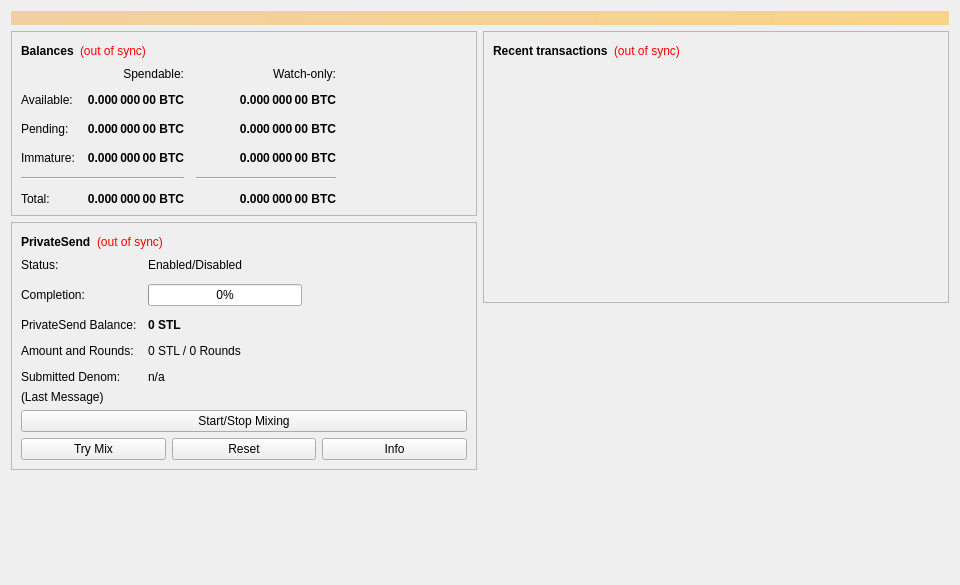
<?xml version="1.0" encoding="UTF-8"?>
<ui version="4.0">
 <class>OverviewPage</class>
 <widget class="QWidget" name="OverviewPage">
  <property name="geometry">
   <rect>
    <x>0</x>
    <y>0</y>
    <width>960</width>
    <height>585</height>
   </rect>
  </property>
  <property name="minimumSize">
   <size>
    <width>960</width>
    <height>0</height>
   </size>
  </property>
  <property name="windowTitle">
   <string>Form</string>
  </property>
  <layout class="QVBoxLayout" name="topLayout">
   <item>
    <widget class="QLabel" name="labelAlerts">
     <property name="visible">
      <bool>false</bool>
     </property>
     <property name="styleSheet">
      <string notr="true">QLabel { background-color: qlineargradient(x1: 0, y1: 0, x2: 1, y2: 0, stop:0 #F0D0A0, stop:1 #F8D488); color:#000000; }</string>
     </property>
     <property name="wordWrap">
      <bool>true</bool>
     </property>
     <property name="margin">
      <number>3</number>
     </property>
     <property name="textInteractionFlags">
      <set>Qt::TextSelectableByMouse</set>
     </property>
    </widget>
   </item>
   <item>
    <layout class="QHBoxLayout" name="horizontalLayout" stretch="1,1">
     <item>
      <layout class="QVBoxLayout" name="verticalLayout_2">
       <item>
        <widget class="QFrame" name="frame">
         <property name="frameShape">
          <enum>QFrame::StyledPanel</enum>
         </property>
         <property name="frameShadow">
          <enum>QFrame::Raised</enum>
         </property>
         <layout class="QVBoxLayout" name="verticalLayout_4">
          <item>
           <layout class="QHBoxLayout" name="horizontalLayout_4">
            <item>
             <widget class="QLabel" name="label_5">
              <property name="font">
               <font>
                <weight>75</weight>
                <bold>true</bold>
               </font>
              </property>
              <property name="text">
               <string>Balances</string>
              </property>
             </widget>
            </item>
            <item>
             <widget class="QLabel" name="labelWalletStatus">
              <property name="toolTip">
               <string>The displayed information may be out of date. Your wallet automatically synchronizes with the Stelo network after a connection is established, but this process has not completed yet.</string>
              </property>
              <property name="styleSheet">
               <string notr="true">QLabel { color: red; }</string>
              </property>
              <property name="text">
               <string notr="true">(out of sync)</string>
              </property>
              <property name="alignment">
               <set>Qt::AlignLeading|Qt::AlignLeft|Qt::AlignVCenter</set>
              </property>
             </widget>
            </item>
            <item>
             <spacer name="horizontalSpacer_3">
              <property name="orientation">
               <enum>Qt::Horizontal</enum>
              </property>
              <property name="sizeHint" stdset="0">
               <size>
                <width>40</width>
                <height>20</height>
               </size>
              </property>
             </spacer>
            </item>
           </layout>
          </item>
          <item>
           <layout class="QGridLayout" name="gridLayout">
            <property name="spacing">
             <number>12</number>
            </property>
            <item row="2" column="2">
             <widget class="QLabel" name="labelWatchPending">
              <property name="font">
               <font>
                <weight>75</weight>
                <bold>true</bold>
               </font>
              </property>
              <property name="cursor">
               <cursorShape>IBeamCursor</cursorShape>
              </property>
              <property name="toolTip">
               <string>Unconfirmed transactions to watch-only addresses</string>
              </property>
              <property name="text">
               <string notr="true">0.000 000 00 BTC</string>
              </property>
              <property name="alignment">
               <set>Qt::AlignRight|Qt::AlignTrailing|Qt::AlignVCenter</set>
              </property>
              <property name="textInteractionFlags">
               <set>Qt::LinksAccessibleByMouse|Qt::TextSelectableByKeyboard|Qt::TextSelectableByMouse</set>
              </property>
             </widget>
            </item>
            <item row="2" column="1">
             <widget class="QLabel" name="labelUnconfirmed">
              <property name="font">
               <font>
                <weight>75</weight>
                <bold>true</bold>
               </font>
              </property>
              <property name="cursor">
               <cursorShape>IBeamCursor</cursorShape>
              </property>
              <property name="toolTip">
               <string>Total of transactions that have yet to be confirmed, and do not yet count toward the spendable balance</string>
              </property>
              <property name="text">
               <string notr="true">0.000 000 00 BTC</string>
              </property>
              <property name="alignment">
               <set>Qt::AlignRight|Qt::AlignTrailing|Qt::AlignVCenter</set>
              </property>
              <property name="textInteractionFlags">
               <set>Qt::LinksAccessibleByMouse|Qt::TextSelectableByKeyboard|Qt::TextSelectableByMouse</set>
              </property>
             </widget>
            </item>
            <item row="3" column="2">
             <widget class="QLabel" name="labelWatchImmature">
              <property name="font">
               <font>
                <weight>75</weight>
                <bold>true</bold>
               </font>
              </property>
              <property name="cursor">
               <cursorShape>IBeamCursor</cursorShape>
              </property>
              <property name="toolTip">
               <string>Mined balance in watch-only addresses that has not yet matured</string>
              </property>
              <property name="text">
               <string notr="true">0.000 000 00 BTC</string>
              </property>
              <property name="alignment">
               <set>Qt::AlignRight|Qt::AlignTrailing|Qt::AlignVCenter</set>
              </property>
              <property name="textInteractionFlags">
               <set>Qt::LinksAccessibleByMouse|Qt::TextSelectableByKeyboard|Qt::TextSelectableByMouse</set>
              </property>
             </widget>
            </item>
            <item row="4" column="0" colspan="2">
             <widget class="Line" name="lineSpendableBalance">
              <property name="orientation">
               <enum>Qt::Horizontal</enum>
              </property>
             </widget>
            </item>
            <item row="4" column="2">
             <widget class="Line" name="lineWatchBalance">
              <property name="sizePolicy">
               <sizepolicy hsizetype="Preferred" vsizetype="Fixed">
                <horstretch>0</horstretch>
                <verstretch>0</verstretch>
               </sizepolicy>
              </property>
              <property name="minimumSize">
               <size>
                <width>140</width>
                <height>0</height>
               </size>
              </property>
              <property name="orientation">
               <enum>Qt::Horizontal</enum>
              </property>
             </widget>
            </item>
            <item row="5" column="0">
             <widget class="QLabel" name="labelTotalText">
              <property name="text">
               <string>Total:</string>
              </property>
             </widget>
            </item>
            <item row="3" column="1">
             <widget class="QLabel" name="labelImmature">
              <property name="font">
               <font>
                <weight>75</weight>
                <bold>true</bold>
               </font>
              </property>
              <property name="cursor">
               <cursorShape>IBeamCursor</cursorShape>
              </property>
              <property name="toolTip">
               <string>Mined balance that has not yet matured</string>
              </property>
              <property name="text">
               <string notr="true">0.000 000 00 BTC</string>
              </property>
              <property name="alignment">
               <set>Qt::AlignRight|Qt::AlignTrailing|Qt::AlignVCenter</set>
              </property>
              <property name="textInteractionFlags">
               <set>Qt::LinksAccessibleByMouse|Qt::TextSelectableByKeyboard|Qt::TextSelectableByMouse</set>
              </property>
             </widget>
            </item>
            <item row="2" column="3">
             <spacer name="horizontalSpacer_2">
              <property name="orientation">
               <enum>Qt::Horizontal</enum>
              </property>
              <property name="sizeHint" stdset="0">
               <size>
                <width>40</width>
                <height>20</height>
               </size>
              </property>
             </spacer>
            </item>
            <item row="3" column="0">
             <widget class="QLabel" name="labelImmatureText">
              <property name="text">
               <string>Immature:</string>
              </property>
             </widget>
            </item>
            <item row="5" column="1">
             <widget class="QLabel" name="labelTotal">
              <property name="font">
               <font>
                <weight>75</weight>
                <bold>true</bold>
               </font>
              </property>
              <property name="cursor">
               <cursorShape>IBeamCursor</cursorShape>
              </property>
              <property name="toolTip">
               <string>Your current total balance</string>
              </property>
              <property name="text">
               <string notr="true">0.000 000 00 BTC</string>
              </property>
              <property name="alignment">
               <set>Qt::AlignRight|Qt::AlignTrailing|Qt::AlignVCenter</set>
              </property>
              <property name="textInteractionFlags">
               <set>Qt::LinksAccessibleByMouse|Qt::TextSelectableByKeyboard|Qt::TextSelectableByMouse</set>
              </property>
             </widget>
            </item>
            <item row="5" column="2">
             <widget class="QLabel" name="labelWatchTotal">
              <property name="font">
               <font>
                <weight>75</weight>
                <bold>true</bold>
               </font>
              </property>
              <property name="cursor">
               <cursorShape>IBeamCursor</cursorShape>
              </property>
              <property name="toolTip">
               <string>Current total balance in watch-only addresses</string>
              </property>
              <property name="text">
               <string notr="true">0.000 000 00 BTC</string>
              </property>
              <property name="alignment">
               <set>Qt::AlignRight|Qt::AlignTrailing|Qt::AlignVCenter</set>
              </property>
              <property name="textInteractionFlags">
               <set>Qt::LinksAccessibleByMouse|Qt::TextSelectableByKeyboard|Qt::TextSelectableByMouse</set>
              </property>
             </widget>
            </item>
            <item row="0" column="2">
             <widget class="QLabel" name="labelWatchonly">
              <property name="text">
               <string>Watch-only:</string>
              </property>
              <property name="alignment">
               <set>Qt::AlignRight|Qt::AlignTrailing|Qt::AlignVCenter</set>
              </property>
             </widget>
            </item>
            <item row="1" column="0">
             <widget class="QLabel" name="labelBalanceText">
              <property name="text">
               <string>Available:</string>
              </property>
             </widget>
            </item>
            <item row="1" column="1">
             <widget class="QLabel" name="labelBalance">
              <property name="font">
               <font>
                <weight>75</weight>
                <bold>true</bold>
               </font>
              </property>
              <property name="cursor">
               <cursorShape>IBeamCursor</cursorShape>
              </property>
              <property name="toolTip">
               <string>Your current spendable balance</string>
              </property>
              <property name="text">
               <string notr="true">0.000 000 00 BTC</string>
              </property>
              <property name="alignment">
               <set>Qt::AlignRight|Qt::AlignTrailing|Qt::AlignVCenter</set>
              </property>
              <property name="textInteractionFlags">
               <set>Qt::LinksAccessibleByMouse|Qt::TextSelectableByKeyboard|Qt::TextSelectableByMouse</set>
              </property>
             </widget>
            </item>
            <item row="1" column="2">
             <widget class="QLabel" name="labelWatchAvailable">
              <property name="font">
               <font>
                <weight>75</weight>
                <bold>true</bold>
               </font>
              </property>
              <property name="cursor">
               <cursorShape>IBeamCursor</cursorShape>
              </property>
              <property name="toolTip">
               <string>Your current balance in watch-only addresses</string>
              </property>
              <property name="text">
               <string notr="true">0.000 000 00 BTC</string>
              </property>
              <property name="alignment">
               <set>Qt::AlignRight|Qt::AlignTrailing|Qt::AlignVCenter</set>
              </property>
              <property name="textInteractionFlags">
               <set>Qt::LinksAccessibleByMouse|Qt::TextSelectableByKeyboard|Qt::TextSelectableByMouse</set>
              </property>
             </widget>
            </item>
            <item row="2" column="0">
             <widget class="QLabel" name="labelPendingText">
              <property name="text">
               <string>Pending:</string>
              </property>
             </widget>
            </item>
            <item row="0" column="1">
             <widget class="QLabel" name="labelSpendable">
              <property name="text">
               <string>Spendable:</string>
              </property>
              <property name="alignment">
               <set>Qt::AlignRight|Qt::AlignTrailing|Qt::AlignVCenter</set>
              </property>
             </widget>
            </item>
           </layout>
          </item>
         </layout>
        </widget>
       </item>
       <item>
        <widget class="QFrame" name="framePrivateSend">
         <property name="layoutDirection">
          <enum>Qt::LeftToRight</enum>
         </property>
         <property name="frameShape">
          <enum>QFrame::StyledPanel</enum>
         </property>
         <property name="frameShadow">
          <enum>QFrame::Raised</enum>
         </property>
         <layout class="QVBoxLayout" name="VerticalLayout_PS1">
          <item>
           <layout class="QHBoxLayout" name="horizontalLayout_5">
            <item>
             <widget class="QLabel" name="labelPrivateSendHeader">
              <property name="font">
               <font>
                <weight>75</weight>
                <bold>true</bold>
               </font>
              </property>
              <property name="text">
               <string>PrivateSend</string>
              </property>
             </widget>
            </item>
            <item>
             <widget class="QLabel" name="labelPrivateSendSyncStatus">
              <property name="toolTip">
               <string>The displayed information may be out of date. Your wallet automatically synchronizes with the Stelo network after a connection is established, but this process has not completed yet.</string>
              </property>
              <property name="styleSheet">
               <string notr="true">QLabel { color: red; }</string>
              </property>
              <property name="text">
               <string notr="true">(out of sync)</string>
              </property>
              <property name="alignment">
               <set>Qt::AlignLeading|Qt::AlignLeft|Qt::AlignVCenter</set>
              </property>
             </widget>
            </item>
            <item>
             <spacer name="horizontalSpacer_4">
              <property name="orientation">
               <enum>Qt::Horizontal</enum>
              </property>
              <property name="sizeHint" stdset="0">
               <size>
                <width>40</width>
                <height>20</height>
               </size>
              </property>
             </spacer>
            </item>
           </layout>
          </item>
          <item>
           <layout class="QFormLayout" name="privateSendFormLayout">
            <property name="fieldGrowthPolicy">
             <enum>QFormLayout::AllNonFixedFieldsGrow</enum>
            </property>
            <property name="horizontalSpacing">
             <number>11</number>
            </property>
            <property name="verticalSpacing">
             <number>12</number>
            </property>
            <item row="0" column="0">
             <widget class="QLabel" name="labelPrivateSendEnabledText">
              <property name="text">
               <string>Status:</string>
              </property>
             </widget>
            </item>
            <item row="0" column="1">
             <widget class="QLabel" name="labelPrivateSendEnabled">
              <property name="text">
               <string>Enabled/Disabled</string>
              </property>
             </widget>
            </item>
            <item row="1" column="0">
             <widget class="QLabel" name="labelCompletitionText">
              <property name="text">
               <string>Completion:</string>
              </property>
             </widget>
            </item>
            <item row="1" column="1">
             <widget class="QProgressBar" name="privateSendProgress">
              <property name="maximumSize">
               <size>
                <width>154</width>
                <height>16777215</height>
               </size>
              </property>
              <property name="value">
               <number>0</number>
              </property>
             </widget>
            </item>
            <item row="2" column="0">
             <widget class="QLabel" name="labelAnonymizedText">
              <property name="text">
               <string>PrivateSend Balance:</string>
              </property>
             </widget>
            </item>
            <item row="2" column="1">
             <widget class="QLabel" name="labelAnonymized">
              <property name="font">
               <font>
                <weight>75</weight>
                <bold>true</bold>
               </font>
              </property>
              <property name="text">
               <string notr="true">0 STL</string>
              </property>
             </widget>
            </item>
            <item row="3" column="0">
             <widget class="QLabel" name="labelAmountAndRoundsText">
              <property name="text">
               <string>Amount and Rounds:</string>
              </property>
             </widget>
            </item>
            <item row="3" column="1">
             <widget class="QLabel" name="labelAmountRounds">
              <property name="text">
               <string>0 STL / 0 Rounds</string>
              </property>
             </widget>
            </item>
            <item row="4" column="0">
             <widget class="QLabel" name="labelSubmittedDenomText">
              <property name="text">
               <string>Submitted Denom:</string>
              </property>
             </widget>
            </item>
            <item row="4" column="1">
             <widget class="QLabel" name="labelSubmittedDenom">
              <property name="toolTip">
               <string>The denominations you submitted to the Masternode.&lt;br&gt;To mix, other users must submit the exact same denominations.</string>
              </property>
              <property name="text">
               <string>n/a</string>
              </property>
             </widget>
            </item>
           </layout>
          </item>
          <item>
           <layout class="QVBoxLayout" name="VerticalLayout_PS">
            <item>
             <widget class="QLabel" name="labelPrivateSendLastMessage">
              <property name="text">
               <string>(Last Message)</string>
              </property>
              <property name="alignment">
               <set>Qt::AlignLeading|Qt::AlignLeft|Qt::AlignTop</set>
              </property>
              <property name="wordWrap">
               <bool>true</bool>
              </property>
             </widget>
            </item>
            <item>
             <widget class="QPushButton" name="togglePrivateSend">
              <property name="sizePolicy">
               <sizepolicy hsizetype="MinimumExpanding" vsizetype="Fixed">
                <horstretch>0</horstretch>
                <verstretch>0</verstretch>
               </sizepolicy>
              </property>
              <property name="text">
               <string>Start/Stop Mixing</string>
              </property>
             </widget>
            </item>
            <item>
             <layout class="QHBoxLayout" name="horizontalLayout_debugbuttons">
              <item>
               <widget class="QPushButton" name="privateSendAuto">
                <property name="sizePolicy">
                 <sizepolicy hsizetype="MinimumExpanding" vsizetype="Fixed">
                  <horstretch>0</horstretch>
                  <verstretch>0</verstretch>
                 </sizepolicy>
                </property>
                <property name="toolTip">
                 <string>Try to manually submit a PrivateSend request.</string>
                </property>
                <property name="text">
                 <string>Try Mix</string>
                </property>
               </widget>
              </item>
              <item>
               <widget class="QPushButton" name="privateSendReset">
                <property name="sizePolicy">
                 <sizepolicy hsizetype="MinimumExpanding" vsizetype="Fixed">
                  <horstretch>0</horstretch>
                  <verstretch>0</verstretch>
                 </sizepolicy>
                </property>
                <property name="toolTip">
                 <string>Reset the current status of PrivateSend (can interrupt PrivateSend if it's in the process of Mixing, which can cost you money!)</string>
                </property>
                <property name="autoFillBackground">
                 <bool>false</bool>
                </property>
                <property name="text">
                 <string>Reset</string>
                </property>
               </widget>
              </item>
              <item>
               <widget class="QPushButton" name="privateSendInfo">
                <property name="sizePolicy">
                 <sizepolicy hsizetype="MinimumExpanding" vsizetype="Fixed">
                  <horstretch>0</horstretch>
                  <verstretch>0</verstretch>
                 </sizepolicy>
                </property>
                <property name="toolTip">
                 <string>Information about PrivateSend and Mixing</string>
                </property>
                <property name="text">
                 <string>Info</string>
                </property>
               </widget>
              </item>
             </layout>
            </item>
           </layout>
          </item>
         </layout>
        </widget>
       </item>
       <item>
        <spacer name="verticalSpacer">
         <property name="orientation">
          <enum>Qt::Vertical</enum>
         </property>
         <property name="sizeHint" stdset="0">
          <size>
           <width>20</width>
           <height>40</height>
          </size>
         </property>
        </spacer>
       </item>
      </layout>
     </item>
     <item>
      <layout class="QVBoxLayout" name="verticalLayout_3">
       <item>
        <widget class="QFrame" name="frame_2">
         <property name="frameShape">
          <enum>QFrame::StyledPanel</enum>
         </property>
         <property name="frameShadow">
          <enum>QFrame::Raised</enum>
         </property>
         <layout class="QVBoxLayout" name="verticalLayout">
          <item>
           <layout class="QHBoxLayout" name="horizontalLayout_2">
            <item>
             <widget class="QLabel" name="label_4">
              <property name="font">
               <font>
                <weight>75</weight>
                <bold>true</bold>
               </font>
              </property>
              <property name="text">
               <string>Recent transactions</string>
              </property>
             </widget>
            </item>
            <item>
             <widget class="QLabel" name="labelTransactionsStatus">
              <property name="toolTip">
               <string>The displayed information may be out of date. Your wallet automatically synchronizes with the Stelo network after a connection is established, but this process has not completed yet.</string>
              </property>
              <property name="styleSheet">
               <string notr="true">QLabel { color: red; }</string>
              </property>
              <property name="text">
               <string notr="true">(out of sync)</string>
              </property>
              <property name="alignment">
               <set>Qt::AlignLeading|Qt::AlignLeft|Qt::AlignVCenter</set>
              </property>
             </widget>
            </item>
            <item>
             <spacer name="horizontalSpacer">
              <property name="orientation">
               <enum>Qt::Horizontal</enum>
              </property>
              <property name="sizeHint" stdset="0">
               <size>
                <width>40</width>
                <height>20</height>
               </size>
              </property>
             </spacer>
            </item>
           </layout>
          </item>
          <item>
           <widget class="QListView" name="listTransactions">
            <property name="styleSheet">
             <string notr="true">QListView { background: transparent; }</string>
            </property>
            <property name="frameShape">
             <enum>QFrame::NoFrame</enum>
            </property>
            <property name="verticalScrollBarPolicy">
             <enum>Qt::ScrollBarAlwaysOff</enum>
            </property>
            <property name="horizontalScrollBarPolicy">
             <enum>Qt::ScrollBarAlwaysOff</enum>
            </property>
            <property name="selectionMode">
             <enum>QAbstractItemView::NoSelection</enum>
            </property>
           </widget>
          </item>
         </layout>
        </widget>
       </item>
       <item>
        <spacer name="verticalSpacer_2">
         <property name="orientation">
          <enum>Qt::Vertical</enum>
         </property>
         <property name="sizeHint" stdset="0">
          <size>
           <width>20</width>
           <height>40</height>
          </size>
         </property>
        </spacer>
       </item>
      </layout>
     </item>
    </layout>
   </item>
  </layout>
 </widget>
 <resources/>
 <connections/>
</ui>
